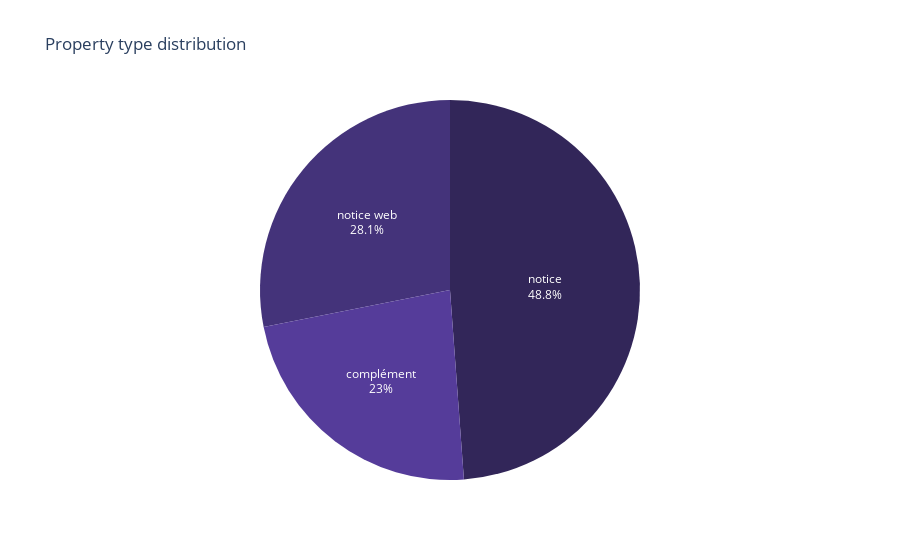

Notebook cell for this chart:
### Markdown cell above
'notice web' and 'notice_web' are being merged.

### Code cell
actor_text_property['property_type'] = actor_text_property['property_type'].replace('notice_web', 'notice web')

tk.histogram(actor_text_property, 'property_type', 'Property type distribution', style='pie', colors=gv_color_seq)

### Figure 1 — Plotly figure (JSON) as saved in the notebook; plotly's stock layout.template omitted (floating-point values rounded to 4 significant figures)
{"data": [{"domain": {"x": [0, 1], "y": [0, 1]}, "hovertemplate": "property_type=%{label}<br>Count=%{value}<extra></extra>", "labels": ["complément", "notice web", "notice"], "legendgroup": "", "name": "", "showlegend": false, "textinfo": "percent+label", "textposition": "inside", "type": "pie", "values": [12419, 15154, 26314]}], "layout": {"legend": {"tracegroupgap": 0}, "piecolorway": ["#322659", "#44337A", "#553C9A", "#6B46C1", "#805AD5", "#9F7AEA", "#B794F4", "#D6BCFA", "#E9D8FD", "#FAF5FF", "#E9D8FD", "#D6BCFA", "#B794F4", "#9F7AEA", "#805AD5", "#6B46C1", "#553C9A", "#44337A", "#322659"], "title": {"text": "Property type distribution"}}}
